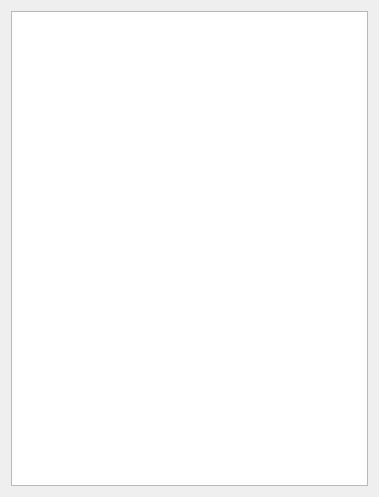
<?xml version="1.0" encoding="UTF-8"?>
<ui version="4.0">
 <class>RawTreeView</class>
 <widget class="QWidget" name="RawTreeView">
  <property name="geometry">
   <rect>
    <x>0</x>
    <y>0</y>
    <width>379</width>
    <height>497</height>
   </rect>
  </property>
  <property name="sizePolicy">
   <sizepolicy hsizetype="Expanding" vsizetype="Preferred">
    <horstretch>0</horstretch>
    <verstretch>0</verstretch>
   </sizepolicy>
  </property>
  <property name="windowTitle">
   <string>Form</string>
  </property>
  <layout class="QGridLayout" name="gridLayout">
   <item row="0" column="0">
    <widget class="QTreeView" name="treeView">
     <property name="editTriggers">
      <set>QAbstractItemView::NoEditTriggers</set>
     </property>
     <property name="autoExpandDelay">
      <number>1</number>
     </property>
     <property name="itemsExpandable">
      <bool>true</bool>
     </property>
     <property name="sortingEnabled">
      <bool>false</bool>
     </property>
     <property name="animated">
      <bool>true</bool>
     </property>
    </widget>
   </item>
  </layout>
 </widget>
 <resources/>
 <connections/>
</ui>
